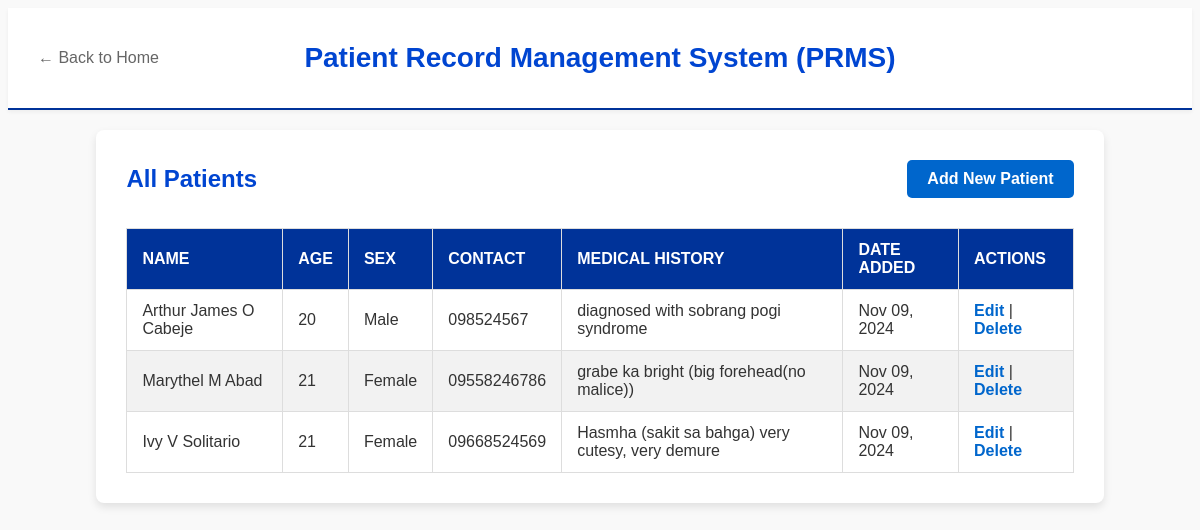
Screenshot of /patients/ (signed in) with the database file from the repository.
### doctor/models.py (models this page shows, shortened)
class Patient(models.Model):
    SEX_CHOICES = [
        ('', 'Select Sex'),  # This will show as the default option
        ('Male', 'Male'),
        ('Female', 'Female'),
    ]
    doctor = models.ForeignKey(Doctor, on_delete=models.CASCADE, related_name='patients')
    first_name = models.CharField(max_length=50)
    middle_name = models.CharField(max_length=50)
    last_name = models.CharField(max_length=50)
    age = models.IntegerField()
    sex = models.CharField(max_length=6, choices=SEX_CHOICES, blank=False)
    phone_number = models.CharField(max_length=255, blank=True, default="Not provided")
    medical_history = models.TextField()
    created_at = models.DateTimeField(default=timezone.now)

### doctor/views.py (the view)
# urls.py: path('patients/', views.patient_list_view, name='patients'),
def patient_list_view(request):
    doctor_id = request.session.get('doctor_id')
    if doctor_id is None:
        return redirect('login')
    doctor = get_object_or_404(Doctor, id=doctor_id)
    patients = doctor.patients.all()
    return render(request, 'patient_list.html', {'doctor': doctor, 'patients': patients})

### doctor/templates/patient_list.html (shortened to what this page needs)
{% load static %}
<!DOCTYPE html>
<html lang="en">
<head>
    <link rel="stylesheet" href="{% static 'patient_list.css' %}">
</head>
<body>
    <header class="prms-header">
        <a href="{% url 'home' %}" class="back-button" aria-label="Back to Home">← Back to Home</a>
        <h1 class="prms-title">Patient Record Management System (PRMS)</h1>
    </header>
    <div class="main-container">
        <section class="form-section">
            <div class="actions-header">
                <h2 class="section-title">All Patients</h2>
                <a href="{% url 'add_patient' %}" class="button">Add New Patient</a>
            </div>
            <div class="form-container">
                <table>
                    <thead>
                        <tr>
                            <th scope="col">Name</th>
                            <th scope="col">Age</th>
                            <th scope="col">Sex</th>
                            <th scope="col">Contact</th>
                            <th scope="col">Medical History</th>
                            <th scope="col">Date Added</th>
                            <th scope="col">Actions</th>
                        </tr>
                    </thead>
                    <tbody>
                        {% for patient in patients %}
                        <tr>
                            <td>{{ patient.first_name }} {{ patient.middle_name }} {{ patient.last_name }}</td>
                            <td>{{ patient.age }}</td>
                            <td>{{ patient.sex }}</td>
                            <td>{{ patient.phone_number }}</td>
                            <td>{{ patient.medical_history }}</td>
                            <td>{{ patient.created_at|date:"M d, Y" }}</td>
                            <td>
                                <a href="{% url 'edit_patient' patient.id %}" aria-label="Edit {{ patient.first_name }} {{patient.middle_name}} {{ patient.last_name }}">Edit</a> |
                                <a href="{% url 'delete_patient' patient.id %}" aria-label="Delete {{ patient.first_name }} {{patient.middle_name}} {{ patient.last_name }}">Delete</a>
                            </td>
                        </tr>
                        {% empty %}
                        <tr>
                            <td colspan="7">No patients found.</td>
                        </tr>
                        {% endfor %}
                    </tbody>
                </table>
            </div>
        </section>
    </div>
</body>
</html>

### doctor/static/patient_list.css (style rules this page uses)
body { font-family: Arial, sans-serif; background-color: #f9f9f9; }
.prms-header { display: flex; justify-content: center; align-items: center; padding: 15px 30px; background-color: white; box-shadow: 0 2px 4px rgba(0, 0, 0, 0.05); border-bottom: 2px solid #003399; position: relative; }
.prms-title { color: #0045d1; font-size: 28px; font-weight: bold; text-align: center; }
.back-button { position: absolute; left: 30px; font-size: 16px; color: #666; text-decoration: none; }
.main-container { width: 80%; margin: 20px auto; background: white; padding: 30px; box-shadow: 0 4px 8px rgba(0, 0, 0, 0.1); border-radius: 8px; }
.actions-header { display: flex; justify-content: space-between; align-items: center; margin-bottom: 20px; }
.section-title { color: #0045d1; font-size: 24px; font-weight: bold; margin: 0; }
.button { background-color: #0066cc; color: white; padding: 10px 20px; text-decoration: none; border-radius: 5px; font-weight: bold; font-size: 16px; text-align: center; }
table { width: 100%; border-collapse: collapse; margin-top: 10px; font-size: 16px; }
table th, table td { border: 1px solid #ddd; padding: 12px 15px; text-align: left; }
table th { background-color: #003399; color: white; font-weight: bold; text-transform: uppercase; }
table td { color: #333; }
table tbody tr:nth-child(even) { background-color: #f2f2f2; }
table td a { color: #0066cc; text-decoration: none; font-weight: bold; }
.form-container { overflow-x: auto; }

### rows the page displays
Patient: first_name "Arthur James", middle_name "O", last_name "Cabeje", age "20", sex "Male", phone_number "098524567", medical_history "diagnosed with sobrang pogi syndrome", created_at "Nov 09, 2024"
Patient: first_name "Marythel", middle_name "M", last_name "Abad", age "21", sex "Female", phone_number "09558246786", medical_history "grabe ka bright (big forehead(no malice))", created_at "Nov 09, 2024"
Patient: first_name "Ivy", middle_name "V", last_name "Solitario", age "21", sex "Female", phone_number "09668524569", medical_history "Hasmha (sakit sa bahga) very cutesy, very demure", created_at "Nov 09, 2024"
